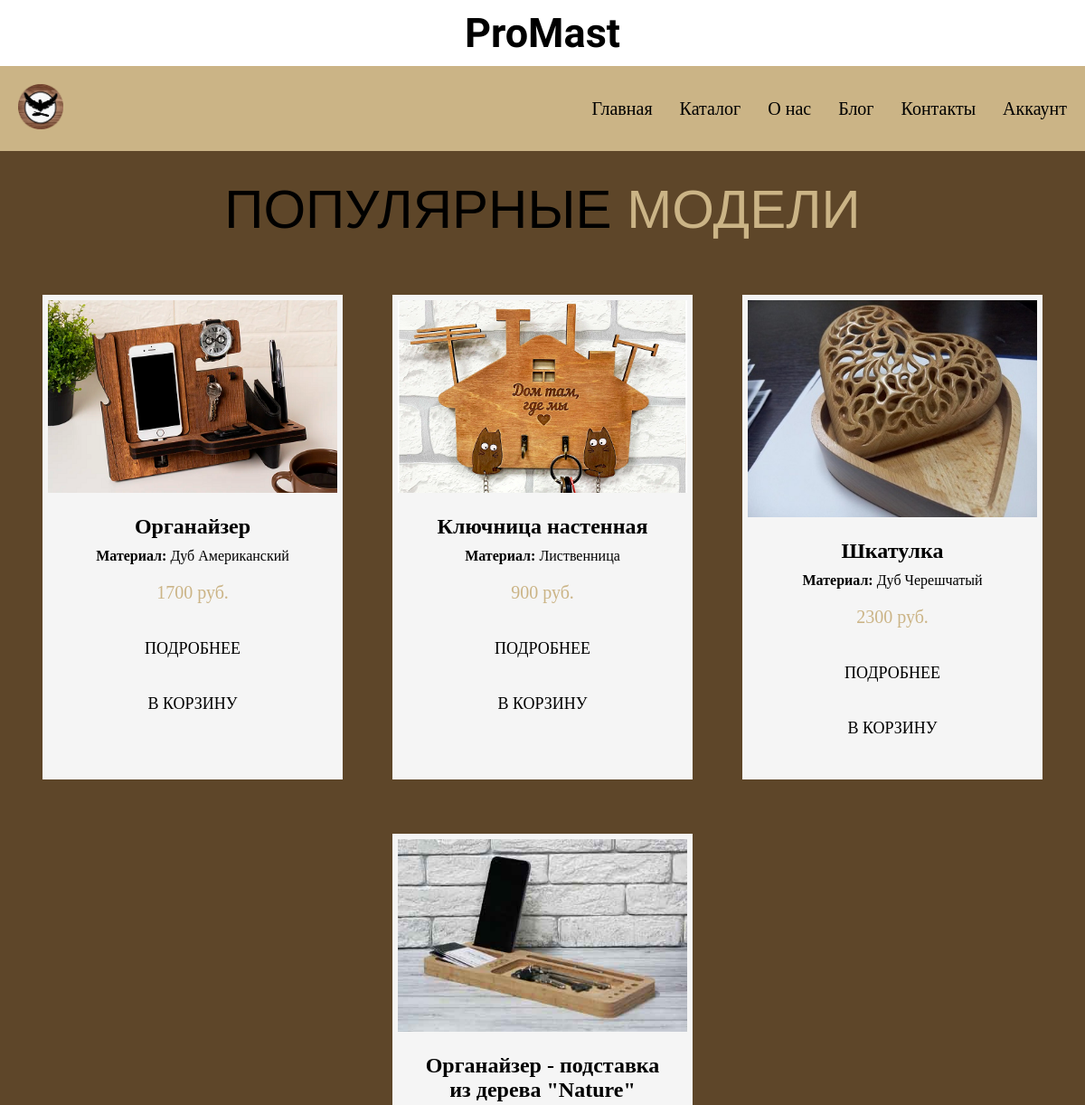
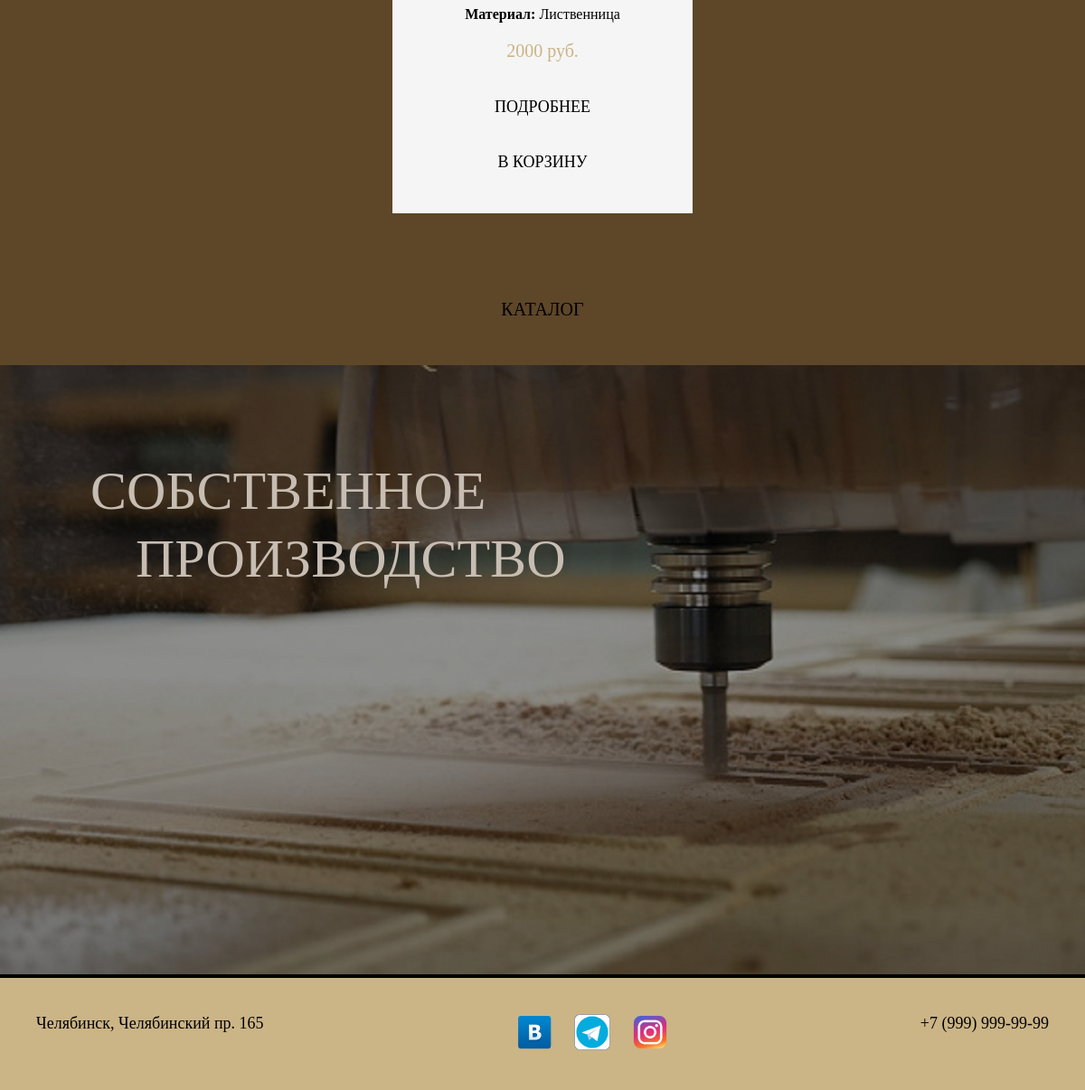
The page / on the database its author committed (2 pictures, top to bottom).
### portfolio/models.py (models this page shows, shortened)
class Works(models.Model):
    title = models.CharField(max_length=100)
    description = models.TextField(null=True, blank=True)
    image_1 = models.ImageField(upload_to='portfolio/%Y/%m/%d/', null=True, blank=True)
    image_2 = models.ImageField(upload_to='portfolio/%Y/%m/%d/', null=True, blank=True)
    image_3 = models.ImageField(upload_to='portfolio/%Y/%m/%d/', null=True, blank=True)
    top_sales = models.ManyToManyField('Top', blank=True)
    created = models.DateTimeField(auto_now_add=True)
    price = models.IntegerField(default=0)
    material = models.CharField(max_length=100, null=True, blank=True)

### portfolio/views.py (the view)
# urls.py: path('', views.home, name='home'),
def home(request):
    works = Works.objects.all()
    context = {
        'works': works,
    }
    return render(request, 'portfolio/home.html', context)

### portfolio/templates/portfolio/home.html
{% extends 'portfolio/base.html' %}
{% load static %}
{% block content %}
<section class="model">
  <div class="container">
    <div class="hr-text">
      ПОПУЛЯРНЫЕ <span style="color: #CBB486">МОДЕЛИ</span>
    </div>
  </div>
</section>
<section class="block__works">
  <div class="container">
    <div class="works">
      {% for work in works %}
      {% if work.top_sales.all %}
      <div class="element">
        <div>
          <img src="{{ work.image_1.url }}" alt="image">
        </div>
        <div class="text">
          <h2>{{ work.title }}</h2>
          <p><span class="material">Материал:</span> {{ work.material }}</p>
          <p class="price">{{ work.price }} руб.</p>
          <div class="btn">
            <a href="">Подробнее</a>
          </div>
          <div class="btn">
            <a href="">В корзину</a>
          </div>
        </div>
      </div>
      {% endif %}
      {% endfor %}
    </div>
  </div>
</section>
<section class="block__catalog__btn">
  <div class="container">
    <div class="btn1">
      <a href="{% url 'catalog' %}">Каталог</a>
    </div>
  </div>
</section>
<section class="block__fon">
  <div class="container">
    <div class="image"><img src="{% static 'portfolio/home_2.jpg' %}" alt="">
      <div class="block__1_text">СОБСТВЕННОЕ</div>
      <div class="block__1_text_1">ПРОИЗВОДСТВО</div>
    </div>
  </div>
</section>
{% endblock %}

### portfolio/templates/portfolio/base.html (shortened to what this page needs)
<!DOCTYPE html>
{% load static %}
<html lang="en">
<head>
    <link rel="stylesheet" href="{% static 'css/style.css' %}">
</head>
<body>
<div class="wrapper">
    <div id="contact">
        <div class="title">
            <h1 class="name">ProMast</h1>
        </div>
    </div>
    <header class="header">
        <div class="container">
            <div class="header__row">
                <a href="{% url 'home' %}" class="header__logo"><img src="{% static 'portfolio/logo.png' %}" alt=""></a>
                <div class="header__menu menu">
                    <nav class="menu__body">
                        <ul class="menu__list">
                            <li><a href="{% url 'home' %}" class="menu__link">Главная</a></li>
                            <li><a href="{% url 'catalog' %}" class="menu__link">Каталог</a></li>
                            <li><a href="#" class="menu__link">О нас</a></li>
                            <li><a href="#" class="menu__link">Блог</a></li>
                            <li><a href="#" class="menu__link">Контакты</a></li>
                            <li><a href="#" class="menu__link">Аккаунт</a></li>
                        </ul>
                    </nav>
                </div>
            </div>
        </div>
    </header>
    <div class="content">
        {% block content %}
        {% endblock %}
    </div>
    <section class="footer">
        <div class="container">
            <div class="row">
                <div class="col-md-4">
                    <a href="#" class="map-marker">Челябинск, Челябинский пр. 165</a>
                </div>
                <div class="col-md-4">
                    <p>
                        <a href="#" class="messenger"><img src="{% static 'portfolio/vk.png' %}" alt=""></a>
                        <a href="#" class="messenger"><img src="{% static 'portfolio/telegram.png' %}" alt=""></a>
                        <a href="#" class="messenger"><img src="{% static 'portfolio/instagram.png' %}" alt=""></a>
                    </p>
                </div>
                <div class="col-md-4">
                    <a href="tel:+79999999999" class="mobile">+7 (999) 999-99-99</a>
                </div>
            </div>
        </div>
</section>
</div>
</body>
</html>

### portfolio/static/css/style.css (style rules this page uses)
* { margin: 0; padding: 0; -webkit-box-sizing: border-box; box-sizing: border-box; }
body { height: 100%; }
.wrapper { overflow: hidden; display: grid; grid-template-areas: "contact" "header" "content" "footer"; grid-template-rows: auto auto 1fr auto; min-height: 100vh; }
#contact { background: #fff; max-width: 1200px; margin: 0px auto; margin-top: auto; padding: 10px; }
.name { font-size: 45px; font-family: 'Carter One', cursive; text-align: center; }
.header { background-color: #CBB486; }
.container { max-width: 1200px; margin: 0px auto; }
.header__row { padding: 20px; display: -webkit-box; display: -ms-flexbox; display: flex; -webkit-box-pack: justify; -ms-flex-pack: justify; justify-content: space-between; -webkit-box-align: center; -ms-flex-align: center; align-items: center; position: relative; }
.header__logo { text-decoration: none; }
.header__logo img { width: 50px; padding: 0; }
.menu__list { list-style-type: none; display: -webkit-box; display: -ms-flexbox; display: flex; gap: 30px; }
.menu__link { color: #000; text-decoration: none; font-size: 20px; }
.block__fon { background: #000; position: relative; text-align: center; color: #C7BDB2; box-sizing: border-box; z-index: -1; }
.block__fon img { width: 100%; height: auto; opacity: 0.6; }
.block__1_text { font-size: 60px; position: absolute; top: 105px; left: 100px; }
.block__1_text_1 { font-size: 60px; position: absolute; top: 180px; left: 150px; }
.model { background: #5E4629; }
.hr-text { text-align: center; color: #000; font-size: 60px; width: 100%; font-family: 'Acrom', Arial, sans-serif; padding: 30px 10px; }
.block__works { background: #5E4629; }
.works { display: flex; flex-wrap: wrap; justify-content: space-evenly; padding: 0 0 15px; }
.element, .count { background: whitesmoke; border: 6px solid whitesmoke; margin: 30px 8px; }
.text { max-width: 320px; padding: 20px; box-sizing: border-box; }
.block__works img { max-width: 320px; }
.text h2 { text-align: center; margin-bottom: 10px; }
.text p { text-align: center; margin-bottom: 20px; }
.material { font-weight: bold; }
.price { color: #CBB486; font-size: 20px; }
.btn { text-align: center; padding: 20px 0; }
.btn a { font-size: 18px; color: #000; padding: 10px 5px; text-decoration: none; text-transform: uppercase; }
.block__catalog__btn { background: #5E4629; }
.btn1 { text-align: center; padding: 50px 0; }
.btn1 a { font-size: 20px; color: #000; padding: 10px 5px; text-decoration: none; text-transform: uppercase; }
.footer { background: #CBB486; margin-top: auto; padding: 30px; }
.row { display: flex; flex-wrap: wrap; justify-content:space-between; box-sizing: border-box; padding: 40px auto; }
.col-md-4 { padding: 10px; }
.messenger img { width: 40px; margin: 0 10px; }
.mobile { text-decoration: none; color: #000; font-size: 18px; }
.map-marker { text-decoration: none; color: #000; font-size: 18px; }

### rows shown on the page
Works: image_1 (picture), title "Органайзер", material "Дуб Американский", price "1700"
Works: image_1 (picture), title "Ключница настенная", material "Лиственница", price "900"
Works: image_1 (picture), title "Шкатулка", material "Дуб Черешчатый", price "2300"
Works: image_1 (picture), title "Органайзер - подставка из дерева \"Nature\"", material "Лиственница", price "2000"
